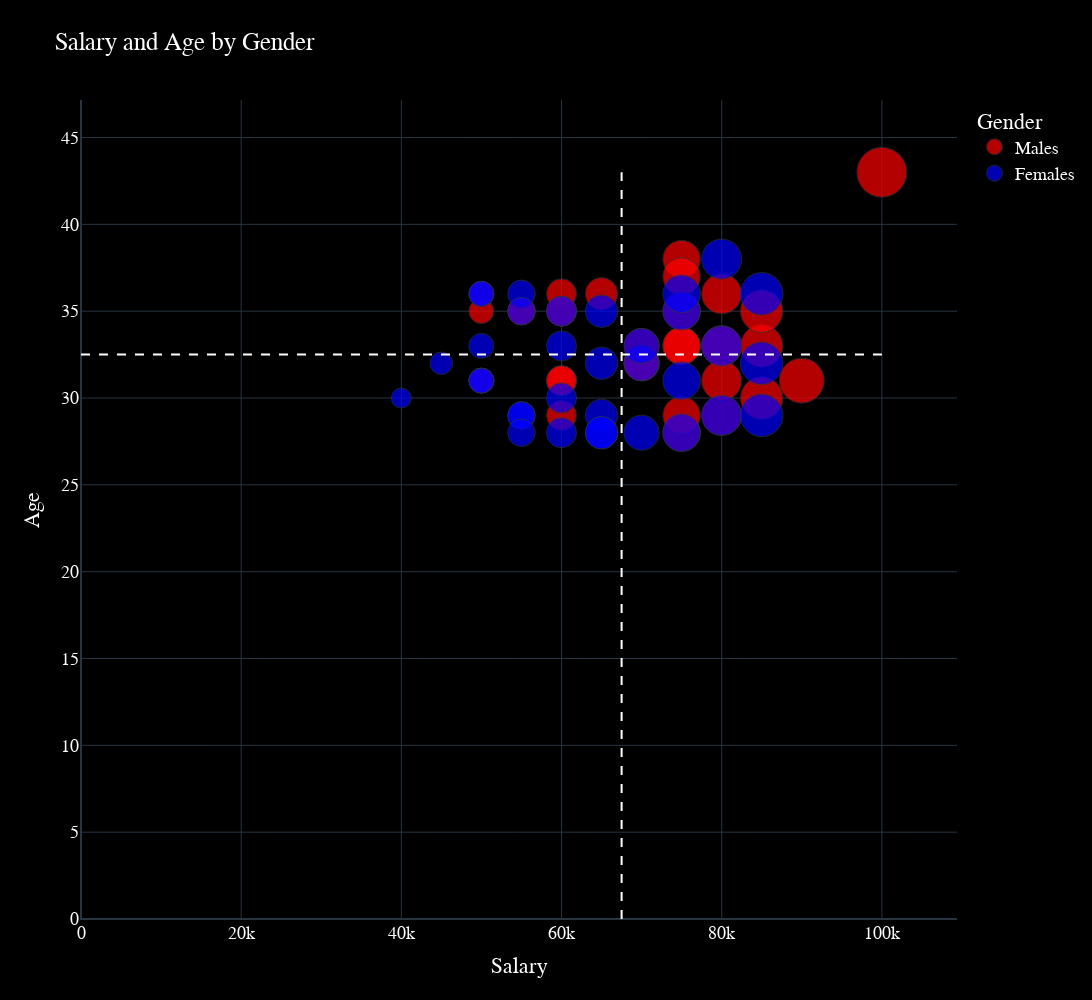

This figure's notebook cell:
### Code cell
import plotly.graph_objs as go
import numpy as np

# calculate median salary and age
median_salary = np.median(df['salary'])
median_age = np.median(df['age'])

# create a trace for each gender
males = go.Scatter(x=df[df['gender'] == 'Male']['salary'], y=df[df['gender'] == 'Male']['age'], 
                   mode='markers', name='Males',
                   marker=dict(size=df[df['gender'] == 'Male']['salary']/2000,
                               color='red',
                               opacity=0.7),
                   text=df[df['gender'] == 'Male']['name'] + '<br>Favorite fruit: ' + df[df['gender'] == 'Male']['fave_fruit'])

females = go.Scatter(x=df[df['gender'] == 'Female']['salary'], y=df[df['gender'] == 'Female']['age'], 
                   mode='markers', name='Females',
                   marker=dict(size=df[df['gender'] == 'Female']['salary']/2000,
                               color='blue',
                               opacity=0.7),
                   text=df[df['gender'] == 'Female']['name'] + '<br>Favorite fruit: ' + df[df['gender'] == 'Female']['fave_fruit'])

# create the layout
layout = go.Layout(height = 1000, 
                   width = 2000, 
                   title='Salary and Age by Gender',
                   xaxis=dict(title='Salary'),
                   yaxis=dict(title='Age'),
                   legend=dict(title='Gender'),
                   font=dict(family='Arial', size=18, color='white'),
                   paper_bgcolor='black',
                   plot_bgcolor='black',
                   hoverlabel=dict(font_size=16, font_family='Arial', bgcolor='white'),
                   template='plotly_dark',
                   shapes=[
                       dict(type='line', x0=median_salary, y0=0, x1=median_salary, y1=df['age'].max(), 
                            line=dict(color='white', width=2, dash='dash')),
                       dict(type='line', x0=0, y0=median_age, x1=df['salary'].max(), y1=median_age, 
                            line=dict(color='white', width=2, dash='dash'))
                   ])


# create the figure
fig = go.Figure(data=[males, females], layout=layout)

# show the figure
fig.show()

### Figure 1 — Plotly figure (JSON) as saved in the notebook; plotly's stock layout.template omitted (floating-point values rounded to 4 significant figures)
{"data": [{"marker": {"color": "red", "opacity": 0.7, "size": [37.5, 50, 42.5, 30, 25, 35, 37.5, 40, 27.5, 30, 45, 40, 42.5, 25, 37.5, 40, 30, 35, 42.5, 30, 25, 37.5, 40, 30, 32.5, 37.5, 35, 25, 37.5, 27.5, 40, 37.5, 35, 30]}, "mode": "markers", "name": "Males", "text": ["Michael<br>Favorite fruit: Banana", "John<br>Favorite fruit: Orange", "David<br>Favorite fruit: Apple", "Jacob<br>Favorite fruit: Banana", "Daniel<br>Favorite fruit: Strawberry", "William<br>Favorite fruit: Peach", "James<br>Favorite fruit: Apple", "Alexander<br>Favorite fruit: Banana", "Joseph<br>Favorite fruit: Orange", "Christopher<br>Favorite fruit: Peach", "Lucas<br>Favorite fruit: Banana", "Benjamin<br>Favorite fruit: Apple", "Ryan<br>Favorite fruit: Peach", "Luke<br>Favorite fruit: Banana", "Owen<br>Favorite fruit: Strawberry", "Henry<br>Favorite fruit: Peach", "Max<br>Favorite fruit: Apple", "Ethan<br>Favorite fruit: Strawberry", "Anthony<br>Favorite fruit: Peach", "Leo<br>Favorite fruit: Peach", "Gabriel<br>Favorite fruit: Apple", "Noah<br>Favorite fruit: Strawberry", "Caleb<br>Favorite fruit: Peach", "Elijah<br>Favorite fruit: Banana", "Aiden<br>Favorite fruit: Orange", "Nathan<br>Favorite fruit: Peach", "Isaac<br>Favorite fruit: Strawberry", "Dylan<br>Favorite fruit: Apple", "Logan<br>Favorite fruit: Strawberry", "Jack<br>Favorite fruit: Peach", "Jackson<br>Favorite fruit: Banana", "William<br>Favorite fruit: Strawberry", "Mason<br>Favorite fruit: Banana", "Oliver<br>Favorite fruit: Orange"], "type": "scatter", "x": [75000, 100000, 85000, 60000, 50000, 70000, 75000, 80000, 55000, 60000, 90000, 80000, 85000, 50000, 75000, 80000, 60000, 70000, 85000, 60000, 50000, 75000, 80000, 60000, 65000, 75000, 70000, 50000, 75000, 55000, 80000, 75000, 70000, 60000], "y": [38, 43, 33, 35, 35, 33, 37, 36, 35, 36, 31, 33, 35, 36, 35, 33, 31, 32, 30, 29, 31, 28, 29, 35, 36, 33, 32, 31, 29, 35, 31, 33, 32, 31]}, {"marker": {"color": "blue", "opacity": 0.7, "size": [25, 40, 35, 37.5, 32.5, 30, 25, 32.5, 20, 22.5, 27.5, 37.5, 30, 35, 27.5, 32.5, 25, 37.5, 40, 27.5, 32.5, 35, 42.5, 25, 27.5, 40, 30, 42.5, 30, 32.5, 25, 42.5, 27.5, 37.5]}, "mode": "markers", "name": "Females", "text": ["Sarah<br>Favorite fruit: Apple", "Jane<br>Favorite fruit: Strawberry", "Emily<br>Favorite fruit: Peach", "Sophie<br>Favorite fruit: Orange", "Ava<br>Favorite fruit: Apple", "Olivia<br>Favorite fruit: Orange", "Mia<br>Favorite fruit: Peach", "Ella<br>Favorite fruit: Strawberry", "Isabella<br>Favorite fruit: Apple", "Madison<br>Favorite fruit: Apple", "Lila<br>Favorite fruit: Orange", "Lily<br>Favorite fruit: Strawberry", "Hannah<br>Favorite fruit: Apple", "Victoria<br>Favorite fruit: Orange", "Sophia<br>Favorite fruit: Apple", "Chloe<br>Favorite fruit: Orange", "Amelia<br>Favorite fruit: Banana", "Natalie<br>Favorite fruit: Orange", "Grace<br>Favorite fruit: Apple", "Emma<br>Favorite fruit: Orange", "Mila<br>Favorite fruit: Banana", "Avery<br>Favorite fruit: Orange", "Arianna<br>Favorite fruit: Apple", "Makayla<br>Favorite fruit: Strawberry", "Luna<br>Favorite fruit: Apple", "Bella<br>Favorite fruit: Banana", "Hailey<br>Favorite fruit: Orange", "Aria<br>Favorite fruit: Banana", "Aurora<br>Favorite fruit: Orange", "Piper<br>Favorite fruit: Apple", "Sofia<br>Favorite fruit: Orange", "Violet<br>Favorite fruit: Apple", "Lillian<br>Favorite fruit: Peach", "Evelyn<br>Favorite fruit: Banana"], "type": "scatter", "x": [50000, 80000, 70000, 75000, 65000, 60000, 50000, 65000, 40000, 45000, 55000, 75000, 60000, 70000, 55000, 65000, 50000, 75000, 80000, 55000, 65000, 70000, 85000, 50000, 55000, 80000, 60000, 85000, 60000, 65000, 50000, 85000, 55000, 75000], "y": [33, 38, 28, 31, 29, 28, 31, 32, 30, 32, 29, 28, 30, 32, 29, 28, 36, 35, 33, 36, 35, 33, 32, 31, 28, 29, 35, 36, 33, 28, 36, 29, 35, 36]}], "layout": {"font": {"color": "white", "family": "Arial", "size": 18}, "height": 1000, "hoverlabel": {"bgcolor": "white", "font": {"family": "Arial", "size": 16}}, "legend": {"title": {"text": "Gender"}}, "paper_bgcolor": "black", "plot_bgcolor": "black", "shapes": [{"line": {"color": "white", "dash": "dash", "width": 2}, "type": "line", "x0": 67500, "x1": 67500, "y0": 0, "y1": 43}, {"line": {"color": "white", "dash": "dash", "width": 2}, "type": "line", "x0": 0, "x1": 100000, "y0": 32.5, "y1": 32.5}], "title": {"text": "Salary and Age by Gender"}, "width": 2000, "xaxis": {"title": {"text": "Salary"}}, "yaxis": {"title": {"text": "Age"}}}}
